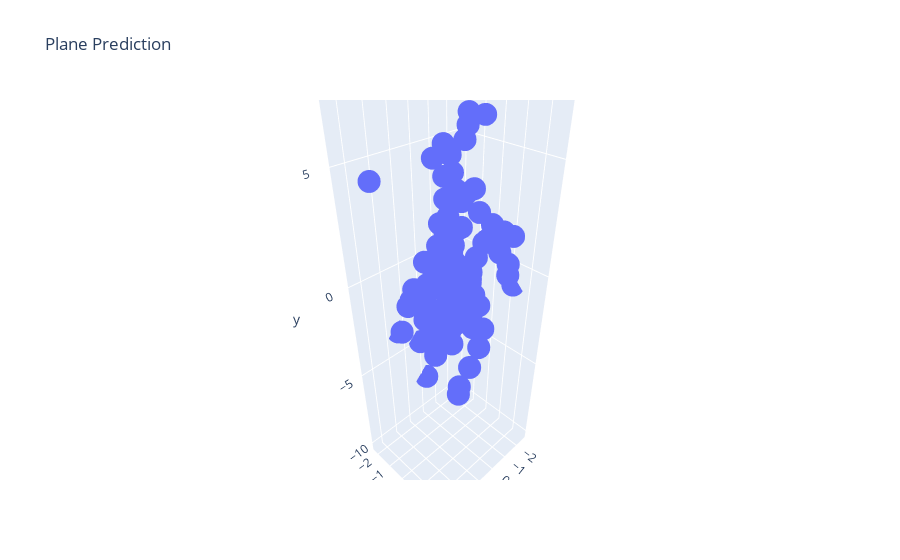

The notebook cell saved with this chart:
### Code cell
fig = go.Figure()
fig.add_trace(go.Scatter3d(x=df['x1'], y=df['x2'], z=df['y'], mode='markers', name='Data Points'))
fig.update_layout(title='Plane Prediction', scene=dict(xaxis_title='x1', yaxis_title='x2', zaxis_title='y'))
fig.show()
